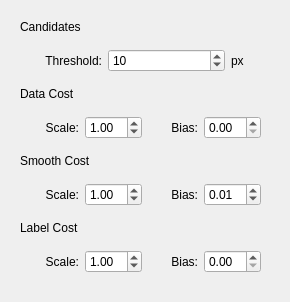
           <widget class="QWidget" name="proximity_tab">
            <attribute name="title">
             <string>Proximity</string>
            </attribute>
            <layout class="QVBoxLayout" name="verticalLayout_10">
             <item>
              <widget class="QWidget" name="widget_7" native="true">
               <layout class="QVBoxLayout" name="verticalLayout_16">
                <item>
                 <widget class="QLabel" name="label_51">
                  <property name="text">
                   <string>Candidates </string>
                  </property>
                 </widget>
                </item>
                <item>
                 <widget class="QWidget" name="widget_26" native="true">
                  <layout class="QHBoxLayout" name="horizontalLayout_21">
                   <item>
                    <widget class="QLabel" name="label_53">
                     <property name="sizePolicy">
                      <sizepolicy hsizetype="Fixed" vsizetype="Preferred">
                       <horstretch>0</horstretch>
                       <verstretch>0</verstretch>
                      </sizepolicy>
                     </property>
                     <property name="minimumSize">
                      <size>
                       <width>73</width>
                       <height>0</height>
                      </size>
                     </property>
                     <property name="text">
                      <string>Threshold:</string>
                     </property>
                     <property name="alignment">
                      <set>Qt::AlignRight|Qt::AlignTrailing|Qt::AlignVCenter</set>
                     </property>
                    </widget>
                   </item>
                   <item>
                    <widget class="QSpinBox" name="pro_threshold">
                     <property name="value">
                      <number>10</number>
                     </property>
                    </widget>
                   </item>
                   <item>
                    <widget class="QLabel" name="label_58">
                     <property name="sizePolicy">
                      <sizepolicy hsizetype="Fixed" vsizetype="Preferred">
                       <horstretch>0</horstretch>
                       <verstretch>0</verstretch>
                      </sizepolicy>
                     </property>
                     <property name="minimumSize">
                      <size>
                       <width>30</width>
                       <height>0</height>
                      </size>
                     </property>
                     <property name="text">
                      <string>px</string>
                     </property>
                    </widget>
                   </item>
                  </layout>
                 </widget>
                </item>
                <item>
                 <widget class="QLabel" name="label_29">
                  <property name="text">
                   <string>Data Cost</string>
                  </property>
                 </widget>
                </item>
                <item>
                 <widget class="QWidget" name="widget_12" native="true">
                  <layout class="QHBoxLayout" name="horizontalLayout_11">
                   <item>
                    <widget class="QLabel" name="label_24">
                     <property name="sizePolicy">
                      <sizepolicy hsizetype="Fixed" vsizetype="Preferred">
                       <horstretch>0</horstretch>
                       <verstretch>0</verstretch>
                      </sizepolicy>
                     </property>
                     <property name="minimumSize">
                      <size>
                       <width>50</width>
                       <height>0</height>
                      </size>
                     </property>
                     <property name="text">
                      <string>Scale:</string>
                     </property>
                     <property name="alignment">
                      <set>Qt::AlignRight|Qt::AlignTrailing|Qt::AlignVCenter</set>
                     </property>
                    </widget>
                   </item>
                   <item>
                    <widget class="QDoubleSpinBox" name="pro_data_scale">
                     <property name="value">
                      <double>1.000000000000000</double>
                     </property>
                    </widget>
                   </item>
                   <item>
                    <widget class="QLabel" name="label_25">
                     <property name="sizePolicy">
                      <sizepolicy hsizetype="Fixed" vsizetype="Preferred">
                       <horstretch>0</horstretch>
                       <verstretch>0</verstretch>
                      </sizepolicy>
                     </property>
                     <property name="minimumSize">
                      <size>
                       <width>50</width>
                       <height>0</height>
                      </size>
                     </property>
                     <property name="text">
                      <string>Bias:</string>
                     </property>
                     <property name="alignment">
                      <set>Qt::AlignRight|Qt::AlignTrailing|Qt::AlignVCenter</set>
                     </property>
                    </widget>
                   </item>
                   <item>
                    <widget class="QDoubleSpinBox" name="pro_data_bias"/>
                   </item>
                  </layout>
                 </widget>
                </item>
                <item>
                 <widget class="QLabel" name="label_30">
                  <property name="text">
                   <string>Smooth Cost</string>
                  </property>
                 </widget>
                </item>
                <item>
                 <widget class="QWidget" name="widget_13" native="true">
                  <layout class="QHBoxLayout" name="horizontalLayout_12">
                   <item>
                    <widget class="QLabel" name="label_26">
                     <property name="sizePolicy">
                      <sizepolicy hsizetype="Fixed" vsizetype="Preferred">
                       <horstretch>0</horstretch>
                       <verstretch>0</verstretch>
                      </sizepolicy>
                     </property>
                     <property name="minimumSize">
                      <size>
                       <width>50</width>
                       <height>0</height>
                      </size>
                     </property>
                     <property name="text">
                      <string>Scale:</string>
                     </property>
                     <property name="alignment">
                      <set>Qt::AlignRight|Qt::AlignTrailing|Qt::AlignVCenter</set>
                     </property>
                    </widget>
                   </item>
                   <item>
                    <widget class="QDoubleSpinBox" name="pro_smooth_scale">
                     <property name="value">
                      <double>1.000000000000000</double>
                     </property>
                    </widget>
                   </item>
                   <item>
                    <widget class="QLabel" name="label_27">
                     <property name="sizePolicy">
                      <sizepolicy hsizetype="Fixed" vsizetype="Preferred">
                       <horstretch>0</horstretch>
                       <verstretch>0</verstretch>
                      </sizepolicy>
                     </property>
                     <property name="minimumSize">
                      <size>
                       <width>50</width>
                       <height>0</height>
                      </size>
                     </property>
                     <property name="text">
                      <string>Bias:</string>
                     </property>
                     <property name="alignment">
                      <set>Qt::AlignRight|Qt::AlignTrailing|Qt::AlignVCenter</set>
                     </property>
                    </widget>
                   </item>
                   <item>
                    <widget class="QDoubleSpinBox" name="pro_smooth_bias">
                     <property name="value">
                      <double>0.010000000000000</double>
                     </property>
                    </widget>
                   </item>
                  </layout>
                 </widget>
                </item>
                <item>
                 <widget class="QLabel" name="label_28">
                  <property name="text">
                   <string>Label Cost</string>
                  </property>
                 </widget>
                </item>
                <item>
                 <widget class="QWidget" name="widget_11" native="true">
                  <layout class="QHBoxLayout" name="horizontalLayout_10">
                   <item>
                    <widget class="QLabel" name="label_22">
                     <property name="sizePolicy">
                      <sizepolicy hsizetype="Fixed" vsizetype="Preferred">
                       <horstretch>0</horstretch>
                       <verstretch>0</verstretch>
                      </sizepolicy>
                     </property>
                     <property name="minimumSize">
                      <size>
                       <width>50</width>
                       <height>0</height>
                      </size>
                     </property>
                     <property name="text">
                      <string>Scale:</string>
                     </property>
                     <property name="alignment">
                      <set>Qt::AlignRight|Qt::AlignTrailing|Qt::AlignVCenter</set>
                     </property>
                    </widget>
                   </item>
                   <item>
                    <widget class="QDoubleSpinBox" name="pro_label_scale">
                     <property name="value">
                      <double>1.000000000000000</double>
                     </property>
                    </widget>
                   </item>
                   <item>
                    <widget class="QLabel" name="label_23">
                     <property name="sizePolicy">
                      <sizepolicy hsizetype="Fixed" vsizetype="Preferred">
                       <horstretch>0</horstretch>
                       <verstretch>0</verstretch>
                      </sizepolicy>
                     </property>
                     <property name="minimumSize">
                      <size>
                       <width>50</width>
                       <height>0</height>
                      </size>
                     </property>
                     <property name="text">
                      <string>Bias:</string>
                     </property>
                     <property name="alignment">
                      <set>Qt::AlignRight|Qt::AlignTrailing|Qt::AlignVCenter</set>
                     </property>
                    </widget>
                   </item>
                   <item>
                    <widget class="QDoubleSpinBox" name="pro_label_bias"/>
                   </item>
                  </layout>
                 </widget>
                </item>
               </layout>
              </widget>
             </item>
            </layout>
           </widget>
